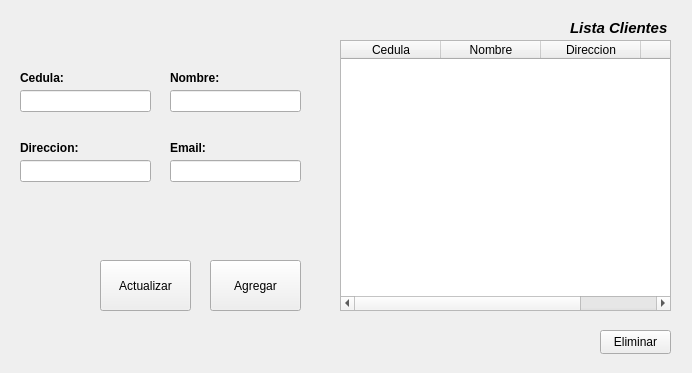
<?xml version="1.0" encoding="UTF-8"?>
<ui version="4.0">
 <class>Frame</class>
 <widget class="QFrame" name="Frame">
  <property name="geometry">
   <rect>
    <x>0</x>
    <y>0</y>
    <width>692</width>
    <height>373</height>
   </rect>
  </property>
  <property name="windowTitle">
   <string>Frame</string>
  </property>
  <widget class="QTableWidget" name="tableWidget">
   <property name="geometry">
    <rect>
     <x>340</x>
     <y>40</y>
     <width>331</width>
     <height>271</height>
    </rect>
   </property>
   <column>
    <property name="text">
     <string>Cedula</string>
    </property>
   </column>
   <column>
    <property name="text">
     <string>Nombre</string>
    </property>
   </column>
   <column>
    <property name="text">
     <string>Direccion</string>
    </property>
   </column>
   <column>
    <property name="text">
     <string>Email</string>
    </property>
   </column>
  </widget>
  <widget class="QLabel" name="label">
   <property name="geometry">
    <rect>
     <x>570</x>
     <y>20</y>
     <width>101</width>
     <height>16</height>
    </rect>
   </property>
   <property name="font">
    <font>
     <pointsize>11</pointsize>
     <italic>true</italic>
     <bold>true</bold>
    </font>
   </property>
   <property name="text">
    <string>Lista Clientes</string>
   </property>
  </widget>
  <widget class="QPushButton" name="EliminarButton">
   <property name="geometry">
    <rect>
     <x>600</x>
     <y>330</y>
     <width>71</width>
     <height>24</height>
    </rect>
   </property>
   <property name="text">
    <string>Eliminar</string>
   </property>
  </widget>
  <widget class="QLineEdit" name="lineEdit">
   <property name="geometry">
    <rect>
     <x>20</x>
     <y>90</y>
     <width>131</width>
     <height>22</height>
    </rect>
   </property>
  </widget>
  <widget class="QLineEdit" name="lineEdit_2">
   <property name="geometry">
    <rect>
     <x>170</x>
     <y>90</y>
     <width>131</width>
     <height>22</height>
    </rect>
   </property>
  </widget>
  <widget class="QLineEdit" name="lineEdit_3">
   <property name="geometry">
    <rect>
     <x>20</x>
     <y>160</y>
     <width>131</width>
     <height>22</height>
    </rect>
   </property>
  </widget>
  <widget class="QLineEdit" name="lineEdit_4">
   <property name="geometry">
    <rect>
     <x>170</x>
     <y>160</y>
     <width>131</width>
     <height>22</height>
    </rect>
   </property>
  </widget>
  <widget class="QLabel" name="label_2">
   <property name="geometry">
    <rect>
     <x>20</x>
     <y>70</y>
     <width>49</width>
     <height>16</height>
    </rect>
   </property>
   <property name="font">
    <font>
     <bold>true</bold>
    </font>
   </property>
   <property name="text">
    <string>Cedula:</string>
   </property>
  </widget>
  <widget class="QLabel" name="label_3">
   <property name="geometry">
    <rect>
     <x>170</x>
     <y>70</y>
     <width>51</width>
     <height>16</height>
    </rect>
   </property>
   <property name="font">
    <font>
     <bold>true</bold>
    </font>
   </property>
   <property name="text">
    <string>Nombre:</string>
   </property>
  </widget>
  <widget class="QLabel" name="label_4">
   <property name="geometry">
    <rect>
     <x>20</x>
     <y>140</y>
     <width>71</width>
     <height>16</height>
    </rect>
   </property>
   <property name="font">
    <font>
     <bold>true</bold>
    </font>
   </property>
   <property name="text">
    <string>Direccion:</string>
   </property>
  </widget>
  <widget class="QLabel" name="label_5">
   <property name="geometry">
    <rect>
     <x>170</x>
     <y>140</y>
     <width>49</width>
     <height>16</height>
    </rect>
   </property>
   <property name="font">
    <font>
     <bold>true</bold>
    </font>
   </property>
   <property name="text">
    <string>Email:</string>
   </property>
  </widget>
  <widget class="QPushButton" name="pushButton">
   <property name="geometry">
    <rect>
     <x>210</x>
     <y>260</y>
     <width>91</width>
     <height>51</height>
    </rect>
   </property>
   <property name="text">
    <string>Agregar</string>
   </property>
  </widget>
  <widget class="QPushButton" name="pushButton_2">
   <property name="geometry">
    <rect>
     <x>100</x>
     <y>260</y>
     <width>91</width>
     <height>51</height>
    </rect>
   </property>
   <property name="text">
    <string>Actualizar</string>
   </property>
  </widget>
 </widget>
 <resources/>
 <connections/>
</ui>
